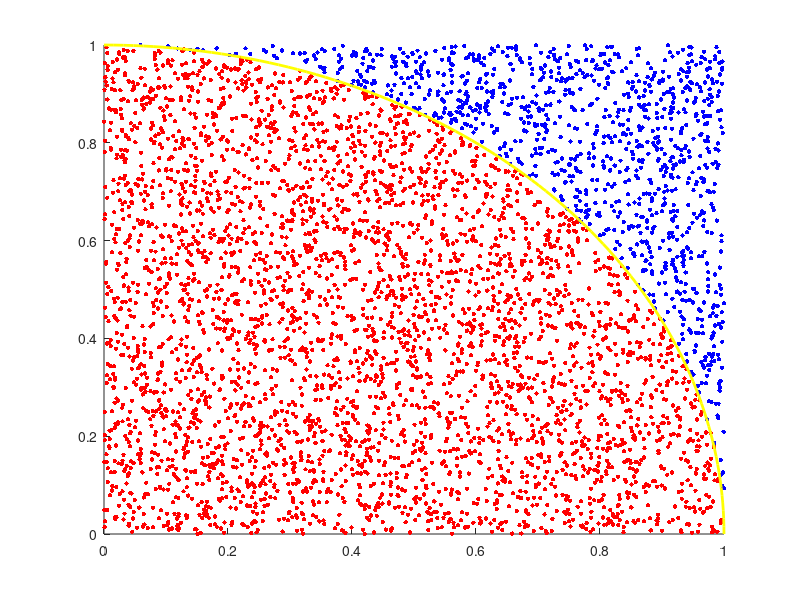

MATLAB code to generate this figure:
function calc_pi()
    n=5000;
    r=1;
    [pi_priblizek, napaka] = area_pi(n);
    disp('Koordinate točk znotraj kroga in znotraj kvadrata v vektorski obliki: odstrani %komentar')
    %[znotraj_kroga, znotraj_kvadrata] = mcc_pi(n)
    disp(['Približek števila pi:', num2str(pi_priblizek)])
    disp(['Odstopanje:', num2str(napaka)])
    figure(n)
end



function figure(n)
     x = rand(1,n);
     y = rand(1,n);
     radij = sqrt(x.^2 + y.^2);  
     znotraj_kroga = radij <= 1;

    
     scatter(x(znotraj_kroga), y(znotraj_kroga), 10, 'r', 'filled');  
     hold on;
     scatter(x(~znotraj_kroga), y(~znotraj_kroga), 10, 'b', 'filled'); 
     hold off;

    theta = linspace(0, pi/2, 100);  % 100 točk za izris krožnice
    r = 1;  % Radij krožnice
    x_circle = r * cos(theta);
    y_circle = r * sin(theta);
    
    hold on;
    plot(x_circle, y_circle, 'y', 'LineWidth', 2);  % Izris loka krožnice (zeleno)
    hold off;
end


function [pi_priblizek, napaka] = area_pi(n)     
   zunaj=0;
   notri=0;
   na_kroznici=@(t) [cos(t);sin(t)];
   t=rand(0:pi/2);
    for i=1:n
        x = rand();
        y = rand();
        znotri=2*pi*rand();
         tocka_na_kroznici=[na_kroznici(znotri)];
         tocke_kroznice(:,i) = tocka_na_kroznici;
         tocke_kvadrata(:,i) = [x;y;];
            if (x^2+y^2)<=1
                notri=notri+1;
            else
                zunaj=zunaj+1;
            end
    end
  pi_priblizek=4*notri/n;
  napaka=abs(pi_priblizek-pi);
end
